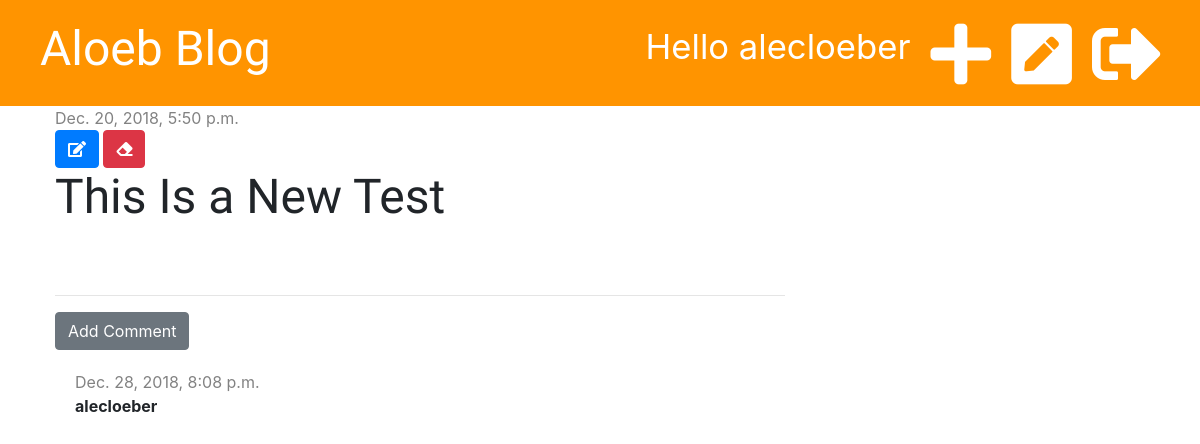
Page /post/7/ (signed in) on the earlier database version.
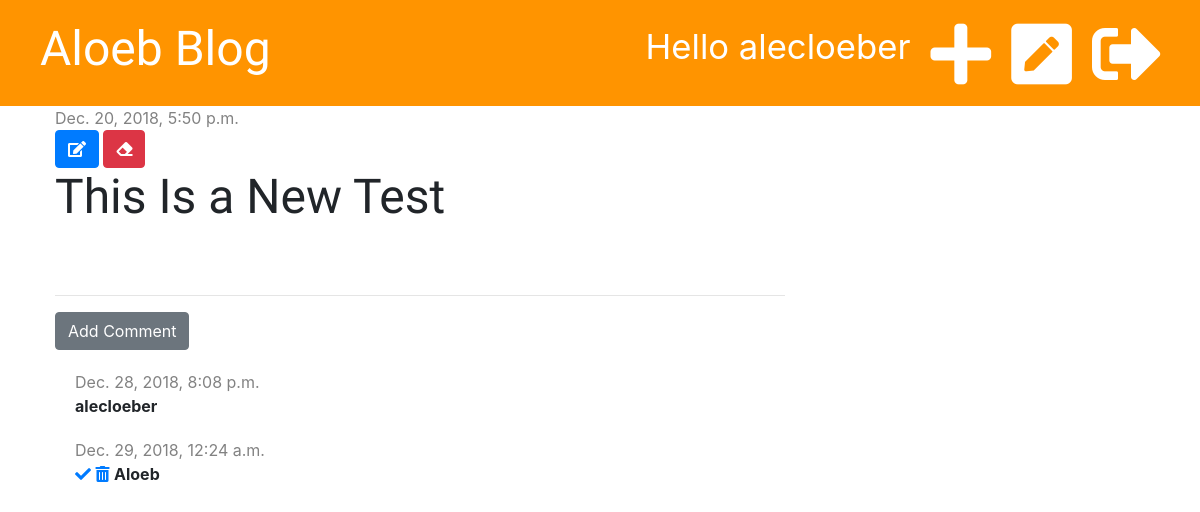
Same page on the later database version.
### blog/models.py (models this page shows, shortened)
class Comment(models.Model):
    post = models.ForeignKey('blog.Post', on_delete=models.CASCADE, related_name='comments')
    author = models.CharField(max_length=200)
    text = models.TextField()
    create_date = models.DateTimeField(default=timezone.now)
    approved = models.BooleanField(default=False)

### blog/views.py (the view)
# urls.py: path('post/<int:pk>/', views.post_detail, name='post_detail'),
def post_detail(request, pk):
    post = get_object_or_404(Post, pk=pk)
    stuff_for_frontend = {'post': post}
    return render(request, 'blog/post_detail.html', stuff_for_frontend)

### blog/templatetags/markdownify.py (called while the page is built)
@register.filter
def markdown(value):
    renderer = HighlightRenderer()
    markdown = mistune.Markdown(renderer=renderer)
    return markdown(value)

### blog/templates/blog/post_detail.html (shortened to what this page needs)
{% extends 'blog/base.html' %}
{% load markdownify %}
{% block content %}
    <div class="post">
        {% if post.published_date %}
            <div class="date">
                {{ post.published_date }}
            </div>
            {% else %}
            <a href="{% url 'post_publish' pk=post.pk %}" class="btn btn-primary">Publish</a>
        {% endif %}
        {% if user.is_authenticated %}
            <a href="{% url 'post_edit' pk=post.pk %}" class="btn btn-primary"><i class="fas fa-edit"></i></a>
            <a href="{% url 'post_delete' pk=post.pk %}" class="btn btn-danger" onclick="return confirm('Are you sure you want to delete this post?')"><i class="fas fa-eraser"></i></a>
        {% endif %}
        <h1>{{ post.title }}</h1>
    </div>
    <hr>
    <a href="{% url 'add_comment_to_post' pk=post.pk %}" class="btn btn-secondary">Add Comment</a>
    {% for comment in post.comments.all %}
        {% if user.is_authenticated or comment.approved %}
            <div class="comment">
                <div class="date">
                    {{ comment.create_date }}
                </div>
                {% if not comment.approved and user.is_superuser %}
                    <a href="{% url 'comment_approve' pk=comment.pk %}"><i class="fas fa-check"></i></a>
                    <a href="{% url 'comment_remove' pk=comment.pk %}"><i class="fas fa-trash-alt"></i></a>
                {% endif %}
                <strong>{{ comment.author }}</strong>
            </div>
        {% endif %}
    {% empty %}
        <p>No Comments</p>
    {% endfor %}
{% endblock %}

Differences in the rows shown:
added Comment: create_date "Dec. 29, 2018, 12:24 a.m.", approved False (drawn), author "Aloeb"
